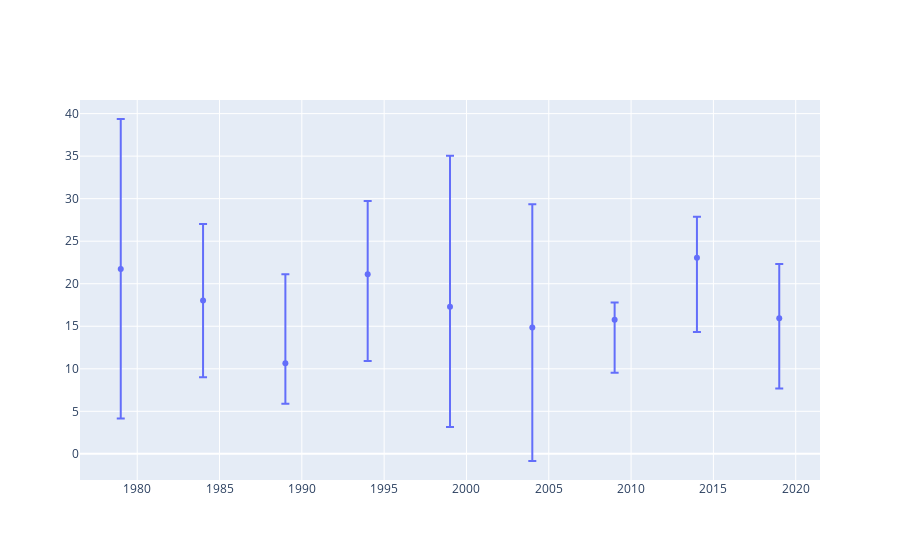

The cell this chart's notebook holds for it:
### Code cell
fig = go.Figure(data=go.Scatter(
        x=groupt.index,
        y=groupt['diff'],
        mode='markers',
        error_y=dict(
            type='data',
            symmetric=False,
            array=groupt['diff'] - groupt['min'],
            arrayminus=groupt['max'] - groupt['diff'],)
        ))
fig.show()

### Figure 1 — Plotly figure (JSON) as saved in the notebook; plotly's stock layout.template omitted (floating-point values rounded to 4 significant figures)
{"data": [{"error_y": {"array": [17.65, 9.007, 10.45, 8.586, 17.76, 14.51, 2.01, 4.817, 6.387], "arrayminus": [17.56, 9.007, 4.754, 10.2, 14.13, 15.68, 6.245, 8.736, 8.253], "symmetric": false, "type": "data"}, "mode": "markers", "type": "scatter", "x": [1979, 1984, 1989, 1994, 1999, 2004, 2009, 2014, 2019], "y": [21.72, 18.03, 10.66, 21.13, 17.28, 14.84, 15.77, 23.06, 15.94]}], "layout": {}}
